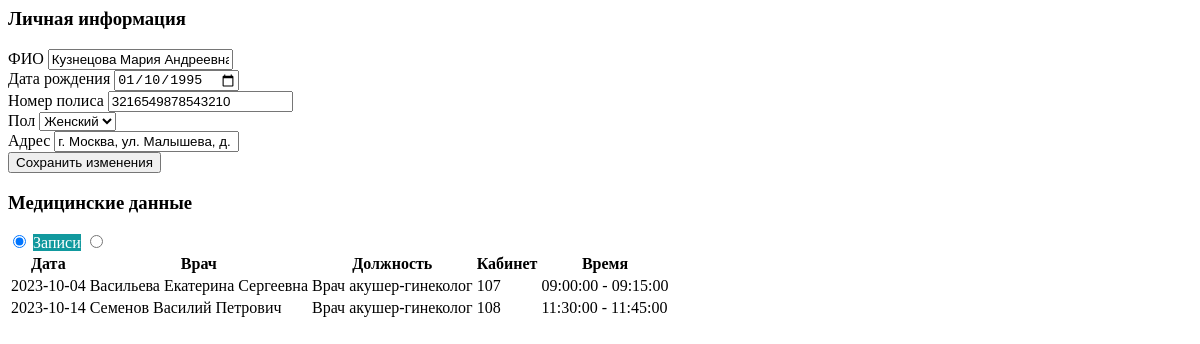
/get_patient.php?id=62, run on an earlier commit of the app's database.
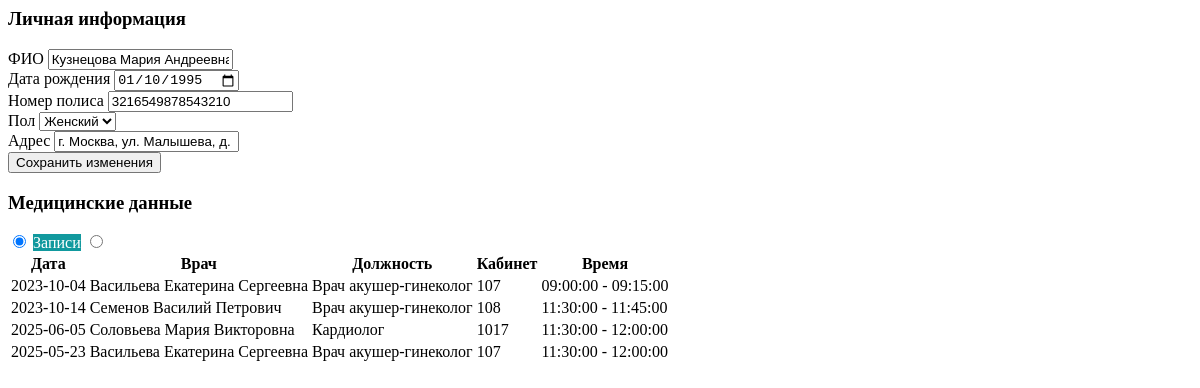
And on a later commit of the database.
### tables this page shows
CREATE TABLE `appointment` (
  `id_appointment` int(11) NOT NULL,
  `date` date NOT NULL,
  `id_doctor` int(11) DEFAULT NULL,
  `id_ranges` int(11) NOT NULL,
  `id_patient` int(11) DEFAULT NULL,
  `id_cabinet` int(11) NOT NULL,
  `id_referral` int(11) DEFAULT NULL,
  `id_medical_history` int(11) DEFAULT NULL
);

CREATE TABLE `staff` (
  `id_doctor` int(11) NOT NULL,
  `full_name` varchar(255) NOT NULL,
  `birthday` date NOT NULL,
  `post` varchar(90) NOT NULL,
  `status` tinyint(1) NOT NULL,
  `address` varchar(255) NOT NULL,
  `phone_number` varchar(90) NOT NULL,
  `id_department` int(11) NOT NULL
);

CREATE TABLE `cabinet` (
  `id_cabinet` int(11) NOT NULL,
  `number_of_cabinet` int(11) NOT NULL,
  `id_department` int(11) NOT NULL
);

CREATE TABLE `operating_ranges` (
  `id_ranges` int(11) NOT NULL,
  `range_start` time NOT NULL,
  `range_end` time NOT NULL
);

### get_patient.php (the view, shortened to what the changed rows need)
<?php
include 'bd.php';
if (isset($_GET['id'])) {
    $patient_id = intval($_GET['id']);
    $sql = "SELECT * FROM `information_about_patient` WHERE id_patient = ?";
    $stmt = $conn->prepare($sql);
    $stmt->bind_param("i", $patient_id);
    $stmt->execute();
    $result = $stmt->get_result();
    $patient_data = $result->fetch_assoc();
    $sql_appointment = "SELECT appointment.id_appointment, appointment.date,
                        staff.full_name AS doctor_name, staff.post AS doctor_post,
                        cabinet.number_of_cabinet,
                        operating_ranges.range_start, operating_ranges.range_end
                        FROM appointment
                        JOIN staff ON staff.id_doctor = appointment.id_doctor
                        JOIN cabinet ON cabinet.id_cabinet = appointment.id_cabinet
                        JOIN operating_ranges ON operating_ranges.id_ranges = appointment.id_ranges
                        WHERE appointment.id_patient = ?";
    $stmt = $conn->prepare($sql_appointment);
    $stmt->bind_param("i", $patient_id);
    $stmt->execute();
    $appointments = $stmt->get_result()->fetch_all(MYSQLI_ASSOC);
    $sql_referral = "SELECT referral.id_referral, referral.date_of_start, DATE_ADD(referral.date_of_start, INTERVAL referral.duration DAY) AS date_of_end, referral.id_patient, referral.id_doctor,
                    staff_doctor.full_name AS doctorName,staff_doctor.post AS DoctorPost, referral.refrerral_doctor, staff_referral.full_name AS referralDoctorName , staff_referral.post AS referralDoctorPost
                    FROM `referral`
                    JOIN staff AS staff_doctor ON staff_doctor.id_doctor = referral.id_doctor
                    JOIN staff AS staff_referral ON staff_referral.id_doctor = referral.refrerral_doctor
                    WHERE referral.id_patient = ?";
    $stmt = $conn->prepare($sql_referral);
    $stmt->bind_param("i", $patient_id);
    $stmt->execute();
    $referrals = $stmt->get_result()->fetch_all(MYSQLI_ASSOC);
    $html = '<div class="card mb-4">
                <div class="card-header">
                    <h3>Личная информация</h3>
                </div>
                <div class="card-body">
                    <form id="patientForm">
                        <div class="row">
                            <div class="col-md-6">
                                <div class="mb-3">
                                    <label class="form-label">ФИО</label>
                                    <input type="text" class="form-control" name="full_name" value="'.htmlspecialchars($patient_data['full_name']).'">
                                </div>
                                <div class="mb-3">
                                    <label class="form-label">Дата рождения</label>
                                    <input type="date" class="form-control" name="birthday" value="'.$patient_data['birthday'].'">
                                </div>
                            </div>
                            <div class="col-md-6">
                                <div class="mb-3">
                                    <label class="form-label">Номер полиса</label>
                                    <input type="text" class="form-control" name="policy_number" value="'.htmlspecialchars($patient_data['policy_number']).'">
                                </div>
                                <div class="mb-3">
                                    <label class="form-label">Пол</label>
                                    <select class="form-select" name="gender">
                                        <option value="М" '.($patient_data['gender'] == 'М' ? 'selected' : '').'>Мужской</option>
                                        <option value="Ж" '.($patient_data['gender'] == 'Ж' ? 'selected' : '').'>Женский</option>
                                    </select>
                                </div>
                            </div>
                        </div>
                        <div class="mb-3">
                            <label class="form-label">Адрес</label>
                            <input type="text" class="form-control" name="address" value="'.htmlspecialchars($patient_data['address']).'">
                        </div>
                        <button type="button" class="btn btn-primary" onclick="savePatientInfo('.$patient_id.')">Сохранить изменения</button>
                    </form>
                </div>
            </div>';
    $html .= '<div class="card">
                <div class="card-header">
                    <div class="d-flex justify-content-between align-items-center">
                        <h3>Медицинские данные</h3>
                        <div class="btn-group" role="group">
                            <input type="radio" class="btn-check" name="dataType" id="appointmentsRadio" autocomplete="off" checked>
                            <label class="btn btn-outline-primary" for="appointmentsRadio">Записи</label>
                            <input type="radio" class="btn-check" name="dataType" id="referralsRadio" autocomplete="off">
                            <label class="btn btn-outline-primary" for="referralsRadio">Направления</label>
                        </div>
                    </div>
                </div>
                <div class="card-body">
                    <div id="appointmentsTable">
                        <table class="table">
                            <thead>
                                <tr>
                                    <th>Дата</th>
                                    <th>Врач</th>
                                    <th>Должность</th>
                                    <th>Кабинет</th>
                                    <th>Время</th>
                                </tr>
                            </thead>
                            <tbody>';
    foreach ($appointments as $appointment) {
        $html .= '<tr style="cursor: pointer;" class="patient-appointment" data-id="' . htmlspecialchars($appointment['id_appointment']) . '">
                    <td>'.$appointment['date'].'</td>
                    <td>'.htmlspecialchars($appointment['doctor_name']).'</td>
                    <td>'.htmlspecialchars($appointment['doctor_post']).'</td>
                    <td>'.$appointment['number_of_cabinet'].'</td>
                    <td>'.$appointment['range_start'].' - '.$appointment['range_end'].'</td>
                  </tr>';
    }
    $html .= '</tbody></table></div>
              <div id="referralsTable" style="display: none;">
                  <table class="table">
                      <thead>
                          <tr>
                              <th>Дата начала</th>
                              <th>Дата окончания</th>
                              <th>Врач по направлению</th>
                              <th>Должность</th>
                              <th>Врач, выдавший направление</th>
                              <th>Должность</th>
                          </tr>
                      </thead>
                      <tbody>';
    foreach ($referrals as $referral) {
        $html .= '<tr style="cursor: pointer;" class="patient-referral" data-id="' . htmlspecialchars($referral['id_referral']) . '">
                    <td>'.$referral['date_of_start'].'</td>
                    <td>'.$referral['date_of_end'].'</td>
                    <td>'.htmlspecialchars($referral['referralDoctorName']).'</td>
                    <td>'.htmlspecialchars($referral['referralDoctorPost']).'</td>
                    <td>'.htmlspecialchars($referral['doctorName']).'</td>
                    <td>'.htmlspecialchars($referral['DoctorPost']).'</td>
                  </tr>';
    }
    $html .= '</tbody></table></div></div></div>';
    echo $html;
}
?>

What changed in the data, as far as the page shows it:
now on this page (row edited): appointment: date "2025-06-05", id_doctor.full_name "Соловьева Мария Викторовна", id_doctor.post "Кардиолог", id_cabinet.number_of_cabinet "1017", id_ranges.range_start "11:30:00", id_ranges.range_end "12:00:00"
now on this page (row edited): appointment: date "2025-05-23", id_doctor.full_name "Васильева Екатерина Сергеевна", id_doctor.post "Врач акушер-гинеколог", id_cabinet.number_of_cabinet "107", id_ranges.range_start "11:30:00", id_ranges.range_end "12:00:00"
